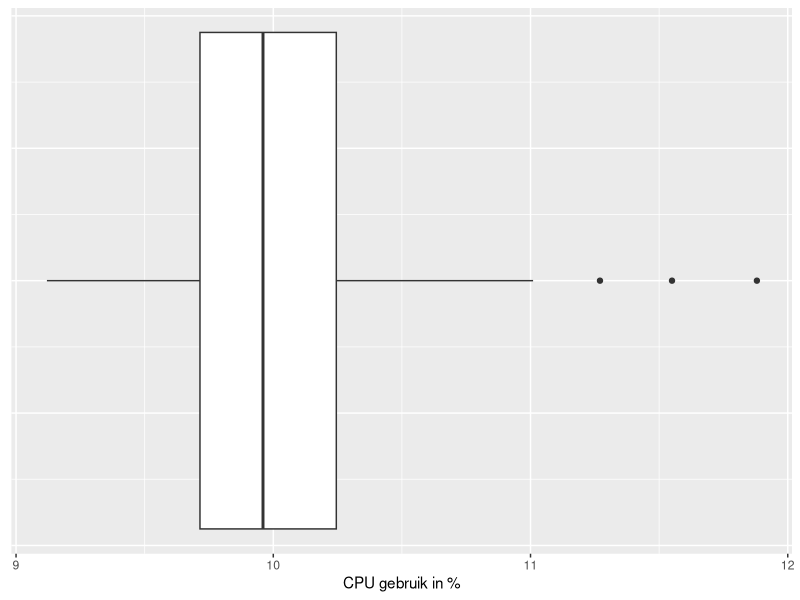

The R source for this figure:
# Boxplot van het cpu gebruik van de laatste 24h

library(readr)
library(ggplot2)
CpuData <- read_table2("SC1_CpuGebruikDag9.csv", skip = 1)

CpuData <- CpuData[8]
CpuUsage <- 100-CpuData

names(CpuUsage)[names(CpuUsage) == "%idle"] <- "Cpu"

cpuBoxPlot <- ggplot(CpuUsage, aes(x=Cpu)) + geom_boxplot()

cpuBoxPlot <- cpuBoxPlot+ theme(axis.text.y = element_blank(), axis.ticks.y = element_blank())

cpuBoxPlot <- cpuBoxPlot + labs(x = "CPU gebruik in %")

cpuBoxPlot